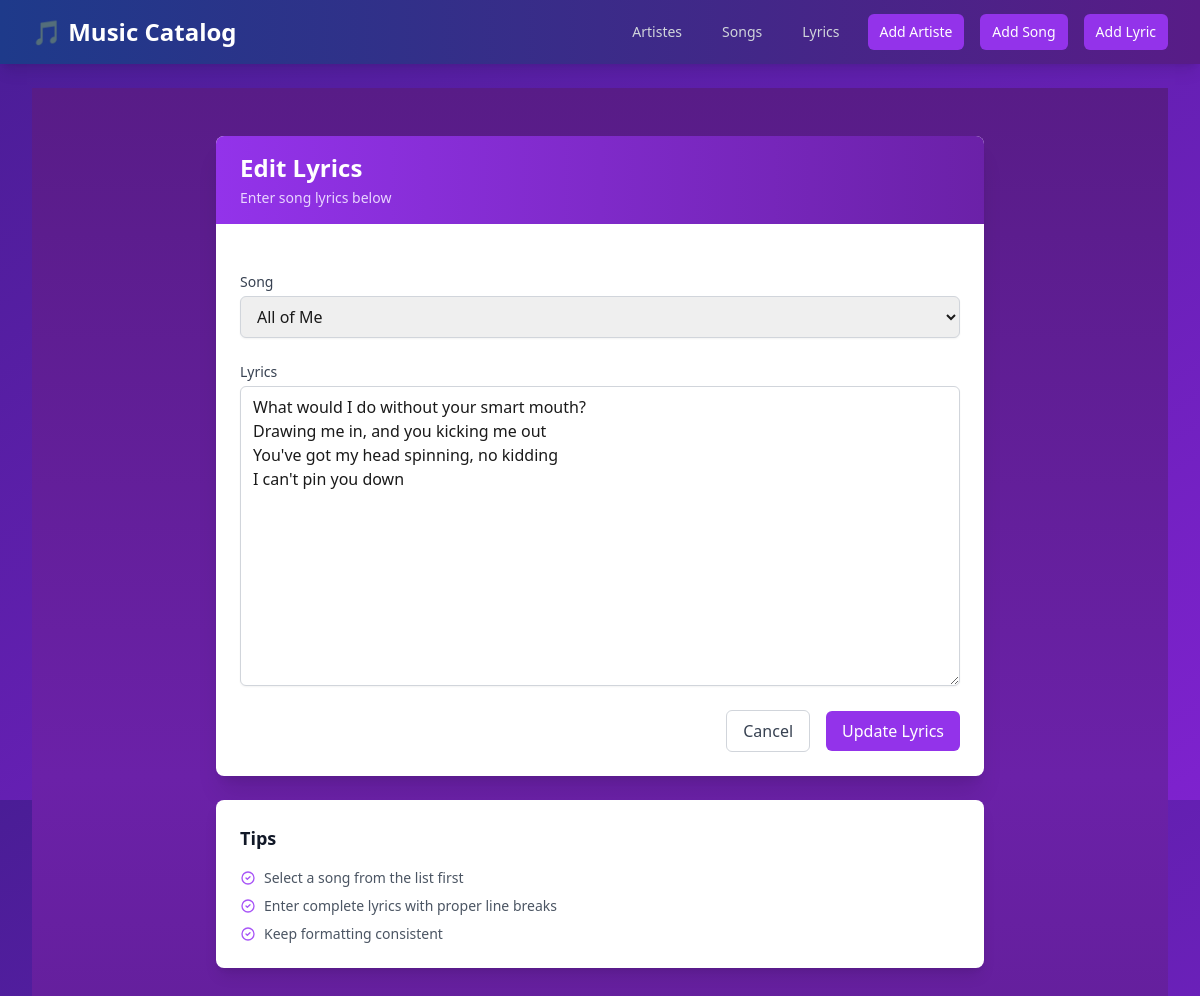
Screenshot of /lyrics/1/update/ with the database file from the repository.
### catalog_app/models.py (models this page shows, shortened)
class Lyric(models.Model):
    content = models.TextField()
    date_created = models.DateTimeField(auto_now_add=True)
    song = models.OneToOneField(Song, on_delete=models.CASCADE)

### catalog_app/views.py (the view)
# urls.py: path('lyrics/<int:pk>/update/', views.LyricUpdateView.as_view(), name='lyric_update'),
class LyricUpdateView(UpdateView):
    model = Lyric
    form_class = LyricForm
    template_name = 'catalog_app/lyric_form.html'
    success_url = reverse_lazy('lyric_list')

### catalog_app/forms.py
class LyricForm(forms.ModelForm):
    class Meta:
        model = Lyric
        fields = ['content', 'song']
        widgets = {
            'content': forms.Textarea(attrs={'class': 'form-textarea', 'rows': 10}),
            'song': forms.Select(attrs={'class': 'form-select'}),
        }

### catalog_app/models.py (called while the page is built)
    def __str__(self):
        return self.title

### catalog_app/templatetags/form_tags.py (called while the page is built)
@register.filter(name='addclass')
def addclass(field, css_class):
    return field.as_widget(attrs={'class': css_class})

### catalog_app/templates/catalog_app/lyric_form.html (shortened to what this page needs)
{% extends 'base.html' %}
{% load form_tags %}
{% block content %}
<div class="min-h-screen bg-gradient-to-b from-purple-900 via-purple-800 to-purple-900 py-12 px-4 sm:px-6 lg:px-8">
    <div class="max-w-3xl mx-auto">
        <div class="bg-white rounded-lg shadow-xl overflow-hidden">
            <div class="bg-gradient-to-r from-purple-600 to-purple-800 px-6 py-4">
                <h1 class="text-2xl font-bold text-white">
                    {% if form.instance.pk %}
                        Edit Lyrics
                    {% else %}
                        Add New Lyrics
                    {% endif %}
                </h1>
                <p class="text-purple-200 text-sm mt-1">Enter song lyrics below</p>
            </div>
            <div class="p-6">
                <form method="post" class="space-y-6">
                    <div class="space-y-6">
                        <div>
                            <label for="{{ form.song.id_for_label }}" class="block text-sm font-medium text-gray-700">Song</label>
                            <div class="mt-1">
                                {{ form.song|addclass:"block w-full px-3 py-2 border border-gray-300 rounded-md shadow-sm focus:outline-none focus:ring-purple-500 focus:border-purple-500" }}
                            </div>
                        </div>
                        <div>
                            <label for="{{ form.content.id_for_label }}" class="block text-sm font-medium text-gray-700">Lyrics</label>
                            <div class="mt-1">
                                {{ form.content|addclass:"block w-full px-3 py-2 border border-gray-300 rounded-md shadow-sm focus:outline-none focus:ring-purple-500 focus:border-purple-500 min-h-[300px]" }}
                            </div>
                        </div>
                    </div>
                    <div class="flex items-center justify-end space-x-4 mt-8">
                        <a href="{% url 'lyric_list' %}"
                           class="px-4 py-2 border border-gray-300 rounded-md text-gray-700 bg-white hover:bg-gray-50 focus:outline-none focus:ring-2 focus:ring-offset-2 focus:ring-purple-500 transition-all duration-200">
                            Cancel
                        </a>
                        <button type="submit"
                                class="px-4 py-2 bg-purple-600 text-white rounded-md hover:bg-purple-700 focus:outline-none focus:ring-2 focus:ring-offset-2 focus:ring-purple-500 transition-all duration-200">
                            {% if form.instance.pk %}Update{% else %}Create{% endif %} Lyrics
                        </button>
                    </div>
                </form>
            </div>
        </div>
        <div class="mt-6 bg-white rounded-lg shadow-lg p-6">
            <h2 class="text-lg font-semibold text-gray-900 mb-4">Tips</h2>
            <ul class="space-y-2 text-sm text-gray-600">
                <li class="flex items-center">
                    <svg class="h-4 w-4 text-purple-500 mr-2" fill="none" stroke="currentColor" viewBox="0 0 24 24">
                        <path stroke-linecap="round" stroke-linejoin="round" stroke-width="2" d="M9 12l2 2 4-4m6 2a9 9 0 11-18 0 9 9 0 0118 0z"/>
                    </svg>
                    Select a song from the list first
                </li>
                <li class="flex items-center">
                    <svg class="h-4 w-4 text-purple-500 mr-2" fill="none" stroke="currentColor" viewBox="0 0 24 24">
                        <path stroke-linecap="round" stroke-linejoin="round" stroke-width="2" d="M9 12l2 2 4-4m6 2a9 9 0 11-18 0 9 9 0 0118 0z"/>
                    </svg>
                    Enter complete lyrics with proper line breaks
                </li>
                <li class="flex items-center">
                    <svg class="h-4 w-4 text-purple-500 mr-2" fill="none" stroke="currentColor" viewBox="0 0 24 24">
                        <path stroke-linecap="round" stroke-linejoin="round" stroke-width="2" d="M9 12l2 2 4-4m6 2a9 9 0 11-18 0 9 9 0 0118 0z"/>
                    </svg>
                    Keep formatting consistent
                </li>
            </ul>
        </div>
    </div>
</div>
{% endblock %}

### catalog_app/templates/base.html (style rules this page uses)
body { background: linear-gradient(135deg, #4a1d96 0%, #7e22ce 100%); min-height: 100vh; margin: 0; color: #1a1a1a; }
body { background: linear-gradient(to bottom right, #4a1d96, #7e22ce); min-height: 100vh; }

### rows the page displays
Lyric: song "All of Me", content "What would I do without your smart mouth? Drawing me in, and you kicking me out You've got my head spinning, no kidding I can't pin you down"
